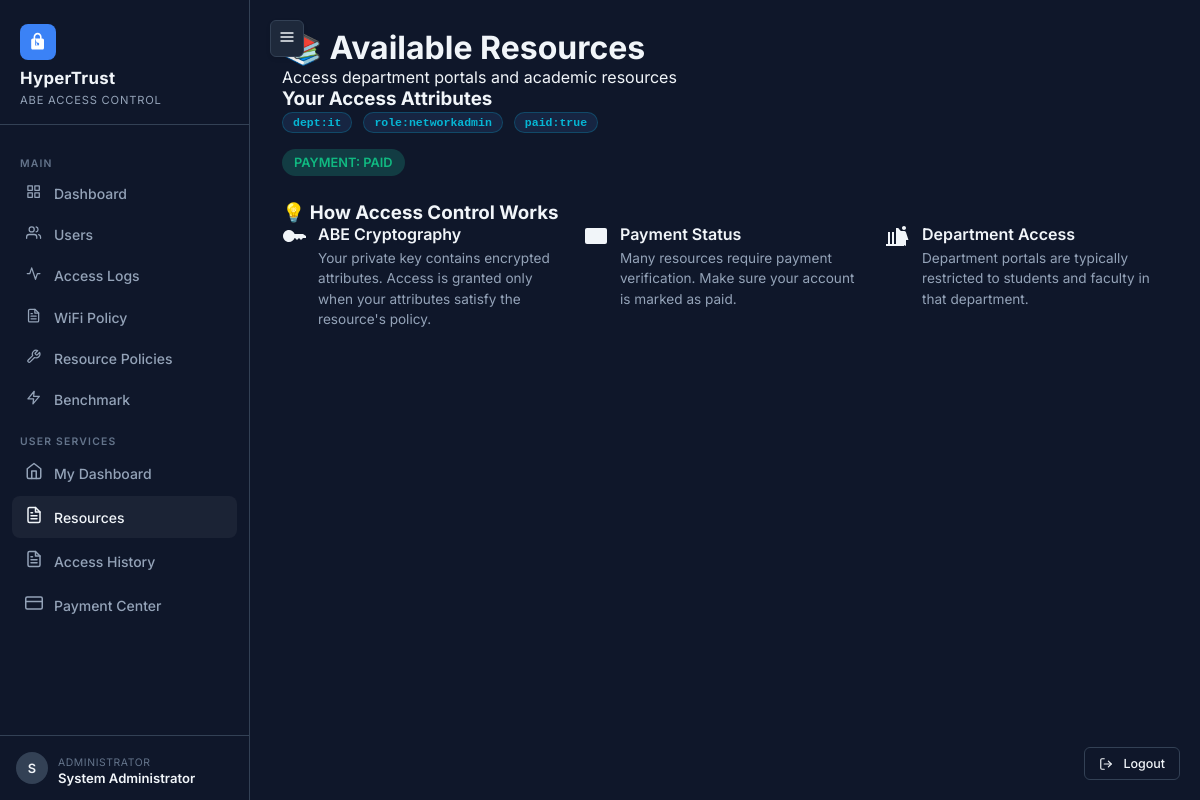
The page /user/resources (signed in) on the database as committed earlier.
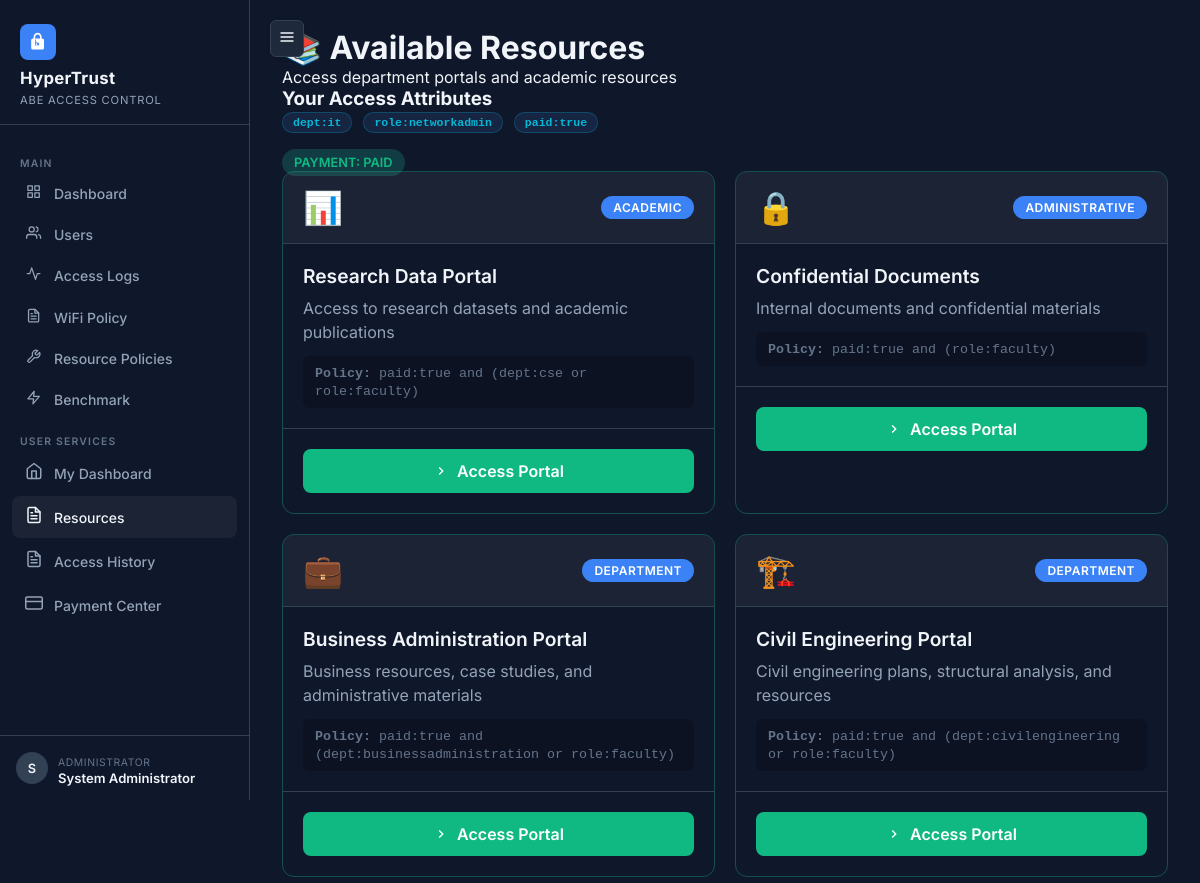
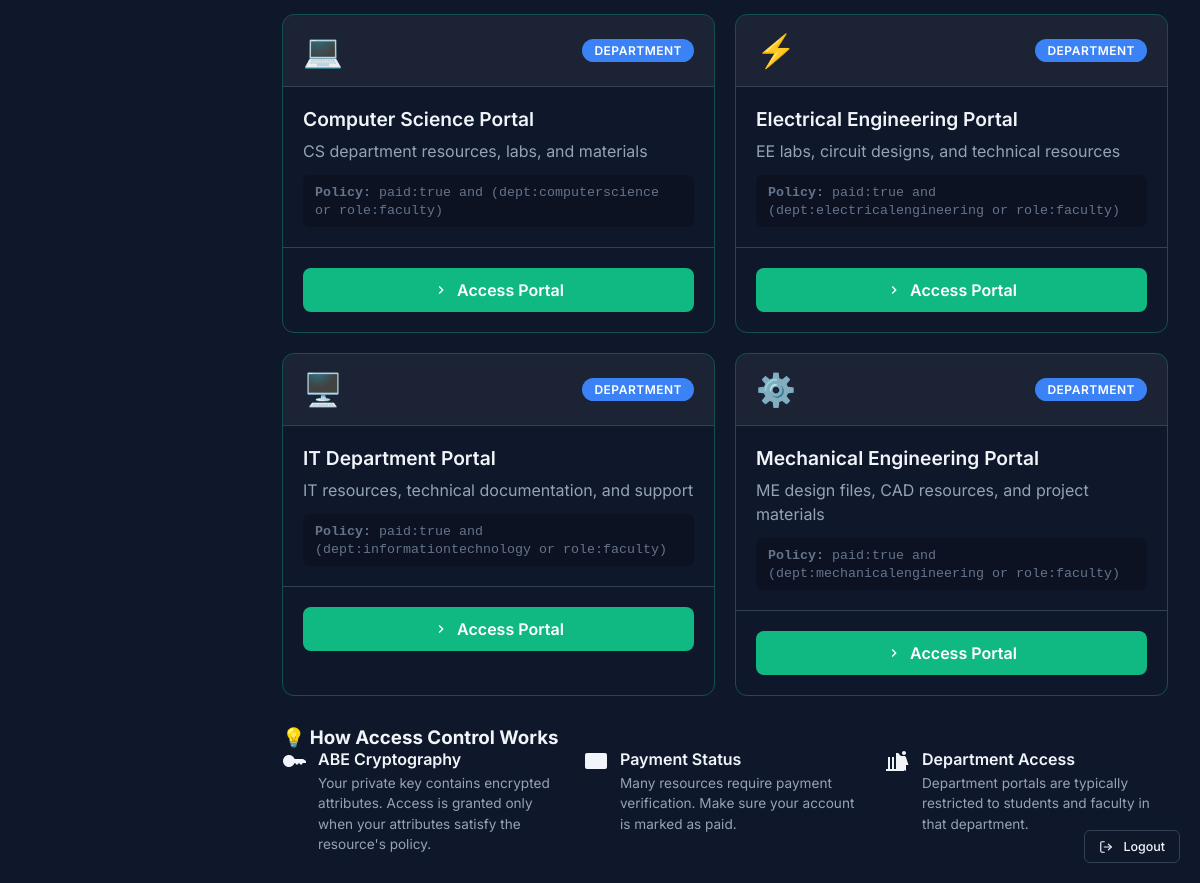
The same page on the database as committed later (2 pictures, top to bottom).
### tables this page shows
CREATE TABLE resource_policies (
    id           INTEGER PRIMARY KEY AUTOINCREMENT,
    resource_id  TEXT    NOT NULL UNIQUE,  -- e.g., 'research_data', 'computer_science'
    name         TEXT    NOT NULL,         -- Display name
    description  TEXT    NOT NULL,
    category     TEXT    NOT NULL DEFAULT 'General',
    icon         TEXT    NOT NULL DEFAULT 'ðŸ“„',
    policy       TEXT    NOT NULL,         -- ABE policy string (will be ANDed with paid:true)
    is_active    INTEGER NOT NULL DEFAULT 1,
    created_at   DATETIME DEFAULT CURRENT_TIMESTAMP,
    updated_at   DATETIME DEFAULT CURRENT_TIMESTAMP
);

### routes/user.py (the view, shortened to what this page needs)
@user_bp.route("/resources")
@login_required
def resources():
    db = get_db()
    user = get_user_by_id(db, session["user_id"])
    attributes = get_user_attributes(db, session["user_id"])
    resource_policies = get_all_resource_policies(db)
    resources = []
    for rp in resource_policies:
        resources.append({
            "id": rp["resource_id"],
            "name": rp["name"],
            "description": rp["description"],
            "icon": rp["icon"],
            "policy": f"paid:true and ({rp['policy']})",  # Payment always required
            "category": rp["category"]
        })
    if session.get("is_admin"):
        for resource in resources:
            resource["has_access"] = True
    return render_template("user/resources.html", user=user, resources=resources, attributes=attributes)

### db.py (called while the page is built)
def get_db():
    if "db" not in g:
        g.db = sqlite3.connect(
            current_app.config["DB_PATH"],
            detect_types=sqlite3.PARSE_DECLTYPES
        )
        g.db.row_factory = sqlite3.Row
        g.db.execute("PRAGMA foreign_keys = ON")
    return g.db

def get_user_by_id(db, user_id: int):
    return db.execute("SELECT * FROM users WHERE id = ?", (user_id,)).fetchone()

def get_user_private_key(db, user_id: int) -> dict | None:
    row = db.execute(
        "SELECT private_key_json FROM user_keys WHERE user_id = ?", (user_id,)
    ).fetchone()
    if row:
        return json.loads(row["private_key_json"])
    return None

def get_user_attributes(db, user_id: int) -> list[str]:
    row = get_user_private_key(db, user_id)
    if row:
        return row.get("attributes", [])
    return []

def get_all_resource_policies(db):
    return db.execute(
        "SELECT * FROM resource_policies WHERE is_active = 1 ORDER BY category, name"
    ).fetchall()

### templates/user/resources.html (shortened to what the changed rows need)
{% extends "base.html" %}
{% block content %}
<div class="dashboard-container">
    <div class="dashboard-header">
        <h1>📚 Available Resources</h1>
    </div>
    <div class="dashboard-card">
        <div class="card-body">
            <div class="attributes-grid">
                {% for attr in attributes %}
                <span class="badge-attr">{{ attr }}</span>
                {% endfor %}
            </div>
        </div>
    </div>
    <div class="resources-grid">
        {% for resource in resources %}
        <div class="resource-card {{ 'resource-accessible' if resource.has_access else 'resource-restricted' }}">
            <div class="resource-header">
                <div class="resource-icon">{{ resource.icon }}</div>
                <div class="resource-category">{{ resource.category }}</div>
            </div>
            <div class="resource-content">
                <h3 class="resource-title">{{ resource.name }}</h3>
                <p class="resource-description">{{ resource.description }}</p>
                <div class="resource-policy">
                    <small><strong>Policy:</strong> {{ resource.policy }}</small>
                </div>
            </div>
            <div class="resource-actions">
                {% if resource.has_access %}
                <a href="{{ url_for('user.secure_portal', portal_name=resource.id) }}" class="btn-access">
                    <svg viewBox="0 0 24 24" width="1em" height="1em" fill="currentColor">
                        <path d="M10 6L8.59 7.41 13.17 12l-4.58 4.59L10 18l6-6z"/>
                    </svg>
                    Access Portal
                </a>
                {% endif %}
            </div>
        </div>
        {% endfor %}
    </div>
</div>
{% endblock %}

Rows that differ between the two databases and show on the page:
added resource_policies: icon "📊", category "ACADEMIC", name "Research Data Portal", description "Access to research datasets and academic publications", policy "paid:true and (dept:cse or role:faculty)"
added resource_policies: icon "🔒", category "ADMINISTRATIVE", name "Confidential Documents", description "Internal documents and confidential materials", policy "paid:true and (role:faculty)"
added resource_policies: icon "💼", category "DEPARTMENT", name "Business Administration Portal", description "Business resources, case studies, and administrative materials", policy "paid:true and (dept:businessadministration or role:faculty)"
added resource_policies: icon "🏗️", category "DEPARTMENT", name "Civil Engineering Portal", description "Civil engineering plans, structural analysis, and resources", policy "paid:true and (dept:civilengineering or role:faculty)"
added resource_policies: icon "💻", category "DEPARTMENT", name "Computer Science Portal", description "CS department resources, labs, and materials", policy "paid:true and (dept:computerscience or role:faculty)"
added resource_policies: icon "⚡", category "DEPARTMENT", name "Electrical Engineering Portal", description "EE labs, circuit designs, and technical resources", policy "paid:true and (dept:electricalengineering or role:faculty)"
added resource_policies: icon "🖥️", category "DEPARTMENT", name "IT Department Portal", description "IT resources, technical documentation, and support", policy "paid:true and (dept:informationtechnology or role:faculty)"
added resource_policies: icon "⚙️", category "DEPARTMENT", name "Mechanical Engineering Portal", description "ME design files, CAD resources, and project materials", policy "paid:true and (dept:mechanicalengineering or role:faculty)"
